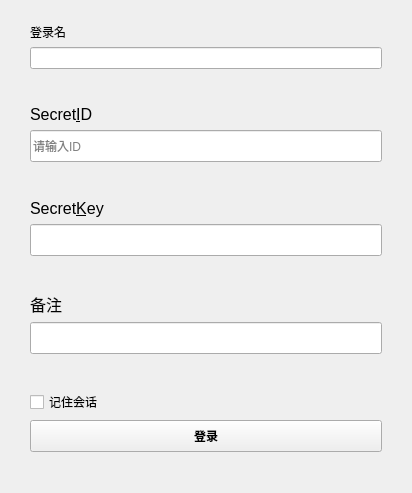
<?xml version="1.0" encoding="UTF-8"?>
<ui version="4.0">
 <class>UiLoginDialog</class>
 <widget class="QWidget" name="UiLoginDialog">
  <property name="geometry">
   <rect>
    <x>0</x>
    <y>0</y>
    <width>412</width>
    <height>493</height>
   </rect>
  </property>
  <property name="windowTitle">
   <string>登录</string>
  </property>
  <layout class="QVBoxLayout" name="verticalLayout">
   <property name="leftMargin">
    <number>30</number>
   </property>
   <property name="rightMargin">
    <number>30</number>
   </property>
   <item>
    <spacer name="verticalSpacer_7">
     <property name="orientation">
      <enum>Qt::Orientation::Vertical</enum>
     </property>
     <property name="sizeHint" stdset="0">
      <size>
       <width>20</width>
       <height>22</height>
      </size>
     </property>
    </spacer>
   </item>
   <item>
    <widget class="QLabel" name="labelLoginName">
     <property name="text">
      <string>登录名</string>
     </property>
    </widget>
   </item>
   <item>
    <widget class="UiComboLine" name="lineLoginName"/>
   </item>
   <item>
    <spacer name="verticalSpacer_2">
     <property name="orientation">
      <enum>Qt::Orientation::Vertical</enum>
     </property>
     <property name="sizeHint" stdset="0">
      <size>
       <width>20</width>
       <height>40</height>
      </size>
     </property>
    </spacer>
   </item>
   <item>
    <widget class="QLabel" name="labelSecretID">
     <property name="font">
      <font>
       <pointsize>12</pointsize>
      </font>
     </property>
     <property name="text">
      <string>Secret&amp;ID</string>
     </property>
     <property name="buddy">
      <cstring>lineSecretID</cstring>
     </property>
    </widget>
   </item>
   <item>
    <widget class="QLineEdit" name="lineSecretID">
     <property name="minimumSize">
      <size>
       <width>0</width>
       <height>32</height>
      </size>
     </property>
     <property name="maximumSize">
      <size>
       <width>16777215</width>
       <height>32</height>
      </size>
     </property>
     <property name="placeholderText">
      <string>请输入ID</string>
     </property>
     <property name="clearButtonEnabled">
      <bool>false</bool>
     </property>
    </widget>
   </item>
   <item>
    <spacer name="verticalSpacer_3">
     <property name="orientation">
      <enum>Qt::Orientation::Vertical</enum>
     </property>
     <property name="sizeHint" stdset="0">
      <size>
       <width>20</width>
       <height>40</height>
      </size>
     </property>
    </spacer>
   </item>
   <item>
    <widget class="QLabel" name="labelSecretKey">
     <property name="font">
      <font>
       <pointsize>12</pointsize>
      </font>
     </property>
     <property name="text">
      <string>Secret&amp;Key</string>
     </property>
     <property name="indent">
      <number>-1</number>
     </property>
     <property name="buddy">
      <cstring>lineSecretKey</cstring>
     </property>
    </widget>
   </item>
   <item>
    <widget class="UiKeywordEdit" name="lineSecretKey">
     <property name="minimumSize">
      <size>
       <width>0</width>
       <height>32</height>
      </size>
     </property>
     <property name="maximumSize">
      <size>
       <width>16777215</width>
       <height>32</height>
      </size>
     </property>
     <property name="echoMode">
      <enum>QLineEdit::EchoMode::Password</enum>
     </property>
    </widget>
   </item>
   <item>
    <spacer name="verticalSpacer_4">
     <property name="orientation">
      <enum>Qt::Orientation::Vertical</enum>
     </property>
     <property name="sizeHint" stdset="0">
      <size>
       <width>20</width>
       <height>40</height>
      </size>
     </property>
    </spacer>
   </item>
   <item>
    <widget class="QLabel" name="labelRemark">
     <property name="font">
      <font>
       <pointsize>12</pointsize>
      </font>
     </property>
     <property name="text">
      <string>备注</string>
     </property>
    </widget>
   </item>
   <item>
    <widget class="QLineEdit" name="lineRemark">
     <property name="minimumSize">
      <size>
       <width>0</width>
       <height>32</height>
      </size>
     </property>
     <property name="maximumSize">
      <size>
       <width>16777215</width>
       <height>32</height>
      </size>
     </property>
    </widget>
   </item>
   <item>
    <spacer name="verticalSpacer_5">
     <property name="orientation">
      <enum>Qt::Orientation::Vertical</enum>
     </property>
     <property name="sizeHint" stdset="0">
      <size>
       <width>20</width>
       <height>40</height>
      </size>
     </property>
    </spacer>
   </item>
   <item>
    <widget class="QCheckBox" name="saveSection">
     <property name="font">
      <font>
       <pointsize>9</pointsize>
      </font>
     </property>
     <property name="text">
      <string>记住会话</string>
     </property>
    </widget>
   </item>
   <item>
    <widget class="QPushButton" name="btnLogin">
     <property name="minimumSize">
      <size>
       <width>0</width>
       <height>32</height>
      </size>
     </property>
     <property name="maximumSize">
      <size>
       <width>16777215</width>
       <height>32</height>
      </size>
     </property>
     <property name="font">
      <font>
       <family>sans-serif</family>
       <pointsize>9</pointsize>
       <italic>false</italic>
       <bold>true</bold>
      </font>
     </property>
     <property name="toolTip">
      <string/>
     </property>
     <property name="whatsThis">
      <string/>
     </property>
     <property name="styleSheet">
      <string notr="true"/>
     </property>
     <property name="text">
      <string>登录</string>
     </property>
     <property name="checkable">
      <bool>false</bool>
     </property>
     <property name="checked">
      <bool>false</bool>
     </property>
     <property name="autoRepeat">
      <bool>false</bool>
     </property>
    </widget>
   </item>
   <item>
    <spacer name="verticalSpacer_6">
     <property name="orientation">
      <enum>Qt::Orientation::Vertical</enum>
     </property>
     <property name="sizeHint" stdset="0">
      <size>
       <width>20</width>
       <height>40</height>
      </size>
     </property>
    </spacer>
   </item>
  </layout>
 </widget>
 <customwidgets>
  <customwidget>
   <class>UiKeywordEdit</class>
   <extends>QLineEdit</extends>
   <header location="global">src/fend/uicom/uikeywordedit.h</header>
  </customwidget>
  <customwidget>
   <class>UiComboLine</class>
   <extends>QLineEdit</extends>
   <header location="global">src/fend/uicom/uicomboline.h</header>
  </customwidget>
 </customwidgets>
 <resources/>
 <connections/>
</ui>
